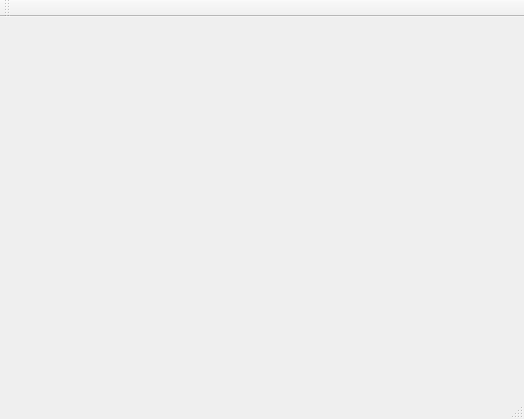
<?xml version="1.0" encoding="UTF-8"?>
<ui version="4.0">
 <class>MainWindow</class>
 <widget class="QMainWindow" name="MainWindow">
  <property name="geometry">
   <rect>
    <x>0</x>
    <y>0</y>
    <width>524</width>
    <height>419</height>
   </rect>
  </property>
  <property name="windowTitle">
   <string>MainWindow</string>
  </property>
  <widget class="QWidget" name="centralWidget"/>
  <widget class="QMenuBar" name="menuBar">
   <property name="geometry">
    <rect>
     <x>0</x>
     <y>0</y>
     <width>524</width>
     <height>19</height>
    </rect>
   </property>
  </widget>
  <widget class="QToolBar" name="mainToolBar">
   <attribute name="toolBarArea">
    <enum>TopToolBarArea</enum>
   </attribute>
   <attribute name="toolBarBreak">
    <bool>false</bool>
   </attribute>
  </widget>
  <widget class="QStatusBar" name="statusBar"/>
 </widget>
 <layoutdefault spacing="6" margin="11"/>
 <resources/>
 <connections/>
</ui>
